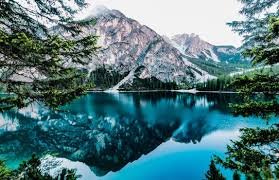
#> input picture index.jpeg, 279 x 180 px, given in place of index.jpg, which was not available
$ jupyter execute Color_extraction.ipynb   (shell and % lines are left out)
#> lines starting #> are read from the running program, lines starting #| are printed output that depends on the picture; pictures that were not available may be replaced by others from this repository, and a replacement may not be noted
[cell 1]
import numpy as np
import matplotlib.pyplot as plt
import cv2

[cell 2]
im = cv2.imread('/index.jpg')
#> im is the input picture: shape (180, 279, 3); mean B, G, R 124.8, 120.1, 81.9
im = cv2.cvtColor(im, cv2.COLOR_BGR2RGB)
print(im.shape)
#| (180, 279, 3)
new_r = 100
new_c = int((im.shape[1]/im.shape[0])*new_r)
#> new_c = 155
print(new_c)
#| 155
img = cv2.resize(im, (new_c, new_r))
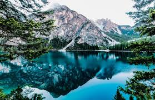
#> img: shape (100, 155, 3); mean R, G, B 81.8, 120, 124.6
print(img.shape)
#| (100, 155, 3)
plt.imshow(img)

[cell 3]
data = np.reshape(img, (-1,3))
print(data.shape)
#| (15500, 3)
print(data.dtype)
#| uint8

[cell 4]
from sklearn.cluster import KMeans

[cell 5]
km = KMeans(n_clusters=8)

[cell 6]
km.fit(data)

[cell 7]
centroids = np.array(km.cluster_centers_, dtype=np.dtype(int))
print(centroids.shape)
print(centroids)

[cell 8]
freq = np.unique(km.labels_, return_counts = True)
freq

[cell 9]
color_id = freq[0][freq[1].argmax()]

most_dom_color = centroids[color_id]
print(most_dom_color)

[cell 10]
display_stamp = np.zeros((20,20,3) , dtype=np.dtype(int))
display_stamp[: ,: ,:] = most_dom_color

plt.imshow(display_stamp)
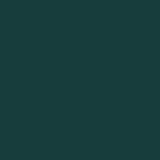
#> shown: shape (20, 20, 3) (shown 8 times larger); mean R, G, B 23, 61, 60

[cell 11]
freq_ratio = freq[1]/freq[1].sum()
print(freq_ratio)

[cell 12]
info = []
for ix in range(freq_ratio.shape[0]):
    item = (centroids[ix],freq_ratio[ix])
    info.append(item)
for cx in info:
    print(cx)

[cell 13]
sorted_values = sorted(info, key=lambda z:z[1], reverse=True)
for ix in sorted_values:
    print (ix)

[cell 14]
print (len(sorted_values))
print (sorted_values[3][0])

[cell 15]
print_matrix = np.ones((10,100,3), dtype=np.dtype(int))
start = 0
for ix in range(len(sorted_values)):
    color = sorted_values[ix][0]
    width = int(sorted_values[ix][1]*print_matrix.shape[1])
    end = start + width
    print_matrix[:, start:end, :] =  color
    start = end

plt.imshow(print_matrix)
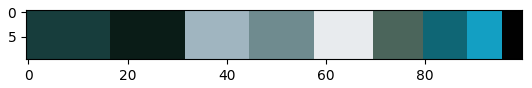
#> figure drawn by matplotlib, 1 panel
